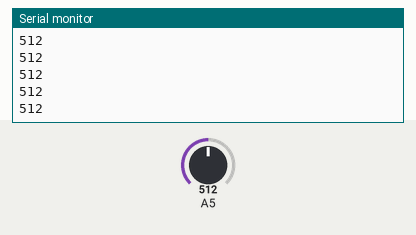
Recording of a sketch running on a simulated Arduino Uno, built with avr-gcc and run on an emulated ATmega328P. Shown: the last lines printed to the serial monitor. The test bench sets the inputs (shaded band); at power-on: A5 = 512.

Above: at 1.2 s.
1.3 s: A5 set to 716
At 1.32 s:
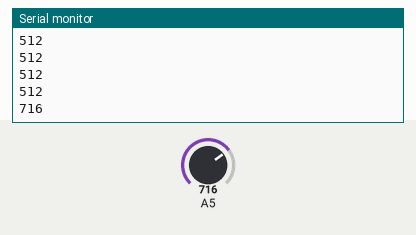
2.8 s: A5 set to 900
At 2.82 s:
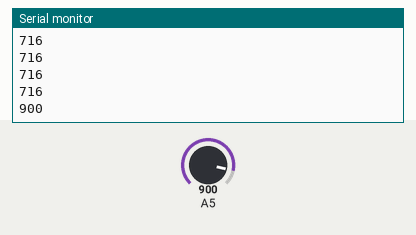
Timing chart, 0 to 5.8 s (numbered marks = the images above; inputs shaded):
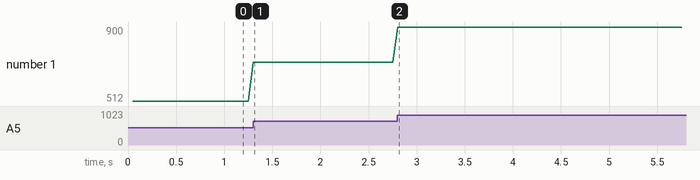

Measured:
- after the input at 1.3 s, the serial monitor: prints a new line at once (image 1)
- after the input at 2.8 s, the serial monitor: prints a new line at once (image 2)
- plotted number 1: 512 → 716 after the input at 1.3 s, 716 → 900 after the input at 2.8 s

The sketch:

ex0405.ino
```cpp
unsigned int adPulse;
unsigned long startT;
unsigned long nowT;
unsigned int flagT = 50;
signed int diffP;
signed int nowP;
signed int prevP;
String rxd;

bool buzzerOn = false;

void setup() {
  // put your setup code here, to run once:
  Serial.begin(115200);
  pinMode(A5,INPUT);
  pinMode(7,OUTPUT);
  startT = millis();
  prevP = 0;
}

void loop() {
  // put your main code here, to run repeatedly:
  nowT = millis();
  // nowP = analogRead(A5);
  if (nowT - startT >= flagT){
    startT = millis();
    nowP = analogRead(A5);
    diffP = nowP - prevP;
    prevP = nowP;
    // Serial.print("@");
    Serial.println(nowP);
    if (buzzerOn) {
      Serial.println(nowP);
    }

    // Serial.println(diffP);
  }
  if (Serial.available()){
    rxd = Serial.readStringUntil("\n");}
  if (rxd == String('@')){
    buzzerOn = true;
   } else if (rxd == String('#'))
   {
      buzzerOn = false;
   }
    rxd = "";
    if (buzzerOn) {
    tone(7, nowP, 100);
  } else {
    noTone(7);
  }
}
  // void serialEvent(){
  // if (Serial.available()){
  //   rxd = Serial.readStringUntil("\n");
    // String cmd = rxd.substring(1,rxd.length()-1);
    // int comma = cmd.indexOf(",");
    // motion = cmd.substring(0,comma).toInt();
    // speed = cmd.substring(comma+1).toInt();}


  // delay(100);
```
